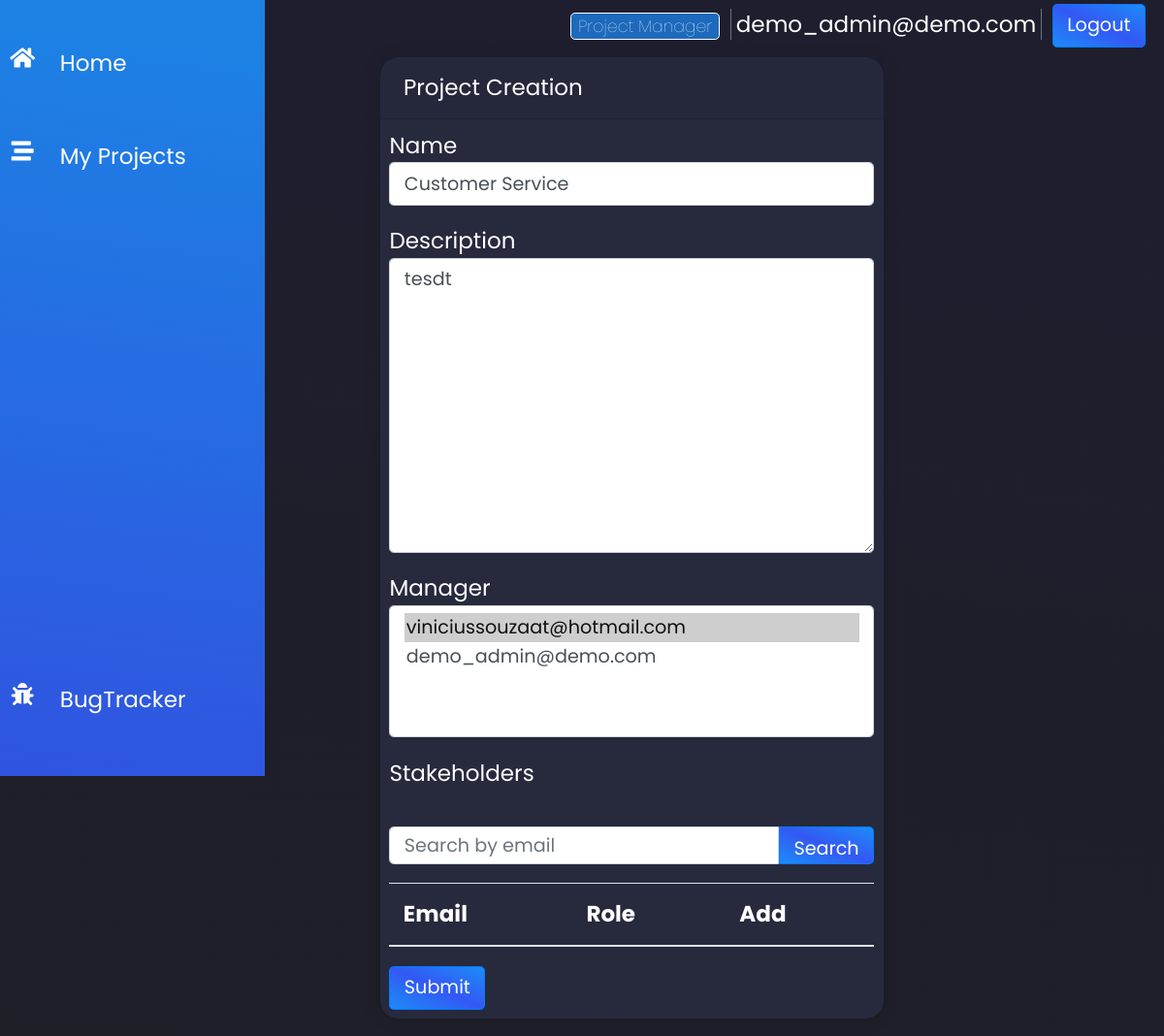
Page /projects/1/update/ (signed in) on the earlier database version.
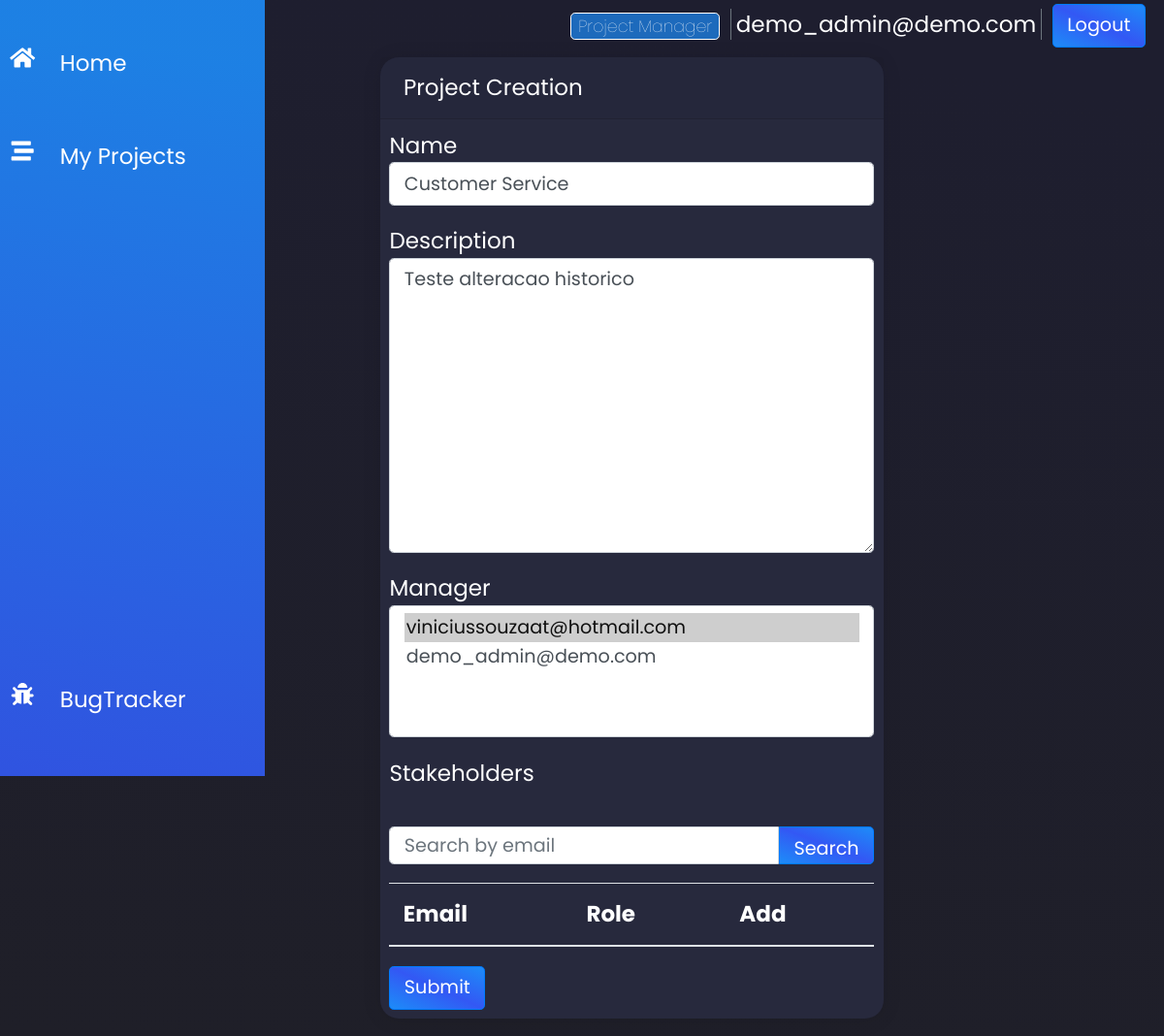
Same page on the later database version.
### tracker/models.py (models this page shows, shortened)
class Project(models.Model):
    name = models.CharField(max_length=255)
    description = models.CharField(max_length=500)
    manager = models.ManyToManyField(Account,related_name='projectmanager')
    public = models.BooleanField(default=True)
    stakeholder = models.ManyToManyField(Account, related_name='projectstakeholder', blank=True)
    history = HistoricalRecords()

### tracker/views.py (the view)
# urls.py: path('projects/<int:pk>/update/', ProjectUpdateView.as_view(), name= 'project-edit' ),
class ProjectUpdateView(LoginRequiredMixin, UpdateView):
    model = Project
    form_class = ProjectCreateForm
    def get_form(self, *args, **kwargs):
        form = super(ProjectUpdateView, self).get_form(*args, **kwargs)
        form.fields['manager'].queryset = Account.objects.filter(role=1)
        return form

### tracker/forms.py (shortened to what this page needs)
class ProjectCreateForm(forms.ModelForm):
    class Meta:
        model = Project
        fields = '__all__'
        widgets = {
            'name': forms.TextInput(attrs={'class':'form-control','form':'filter_stakeholder','form':'create_project'}),
            'description': forms.Textarea(attrs={'class':'form-control'}),
            'manager': forms.SelectMultiple(attrs={'class':'form-control'}),
            'public': forms.CheckboxInput(attrs={'class':'form-check-input'}),
            'stakeholder': forms.CheckboxSelectMultiple(attrs={'class':'form-control'}),
        }

### accounts/models.py (called while the page is built)
    def __str__(self):
        return self.email

    @property
    def is_staff(self):
        return self.staff

    @property
    def is_active(self):
        return self.active

### templates/tracker/project_form.html (shortened to what this page needs)
{% extends 'base.html' %} {% block content %}
<div class="container col-md-6">
  <div class="card mt-2">
    <div class="card-header">Project Creation</div>
    <form method="POST" id="create_project" class="m-2">
      <div class="form-group">{{form.name.label}} {{form.name}}</div>
      <div class="form-group">
        {{form.description.label}} {{form.description}}
      </div>
      <div class="form-group">{{form.manager.label}} {{form.manager}}</div>
      <span> Stakeholders</span>
      <div class="d-flex mb-2">
        <input
          type="text"
          placeholder="Search by email"
          class="form-control"
          id="search_bar"
        />
        <button class="btn btn-primary" id="filter_btn">Search</button>
      </div>
      <table class="table" id="id_email">
        <thead>
          <tr>
            <th>Email</th>
            <th>Role</th>
            <th>Add</th>
          </tr>
        </thead>
      </table>
        <button type="submit" class="btn btn-primary" form="create_project">
          Submit
        </button>
    </form>
  </div>
</div>
{% load static %}
{% endblock content %}

Differences in the rows shown:
changed Project "Customer Service": description "tesdt" → "Teste alteracao historico"
